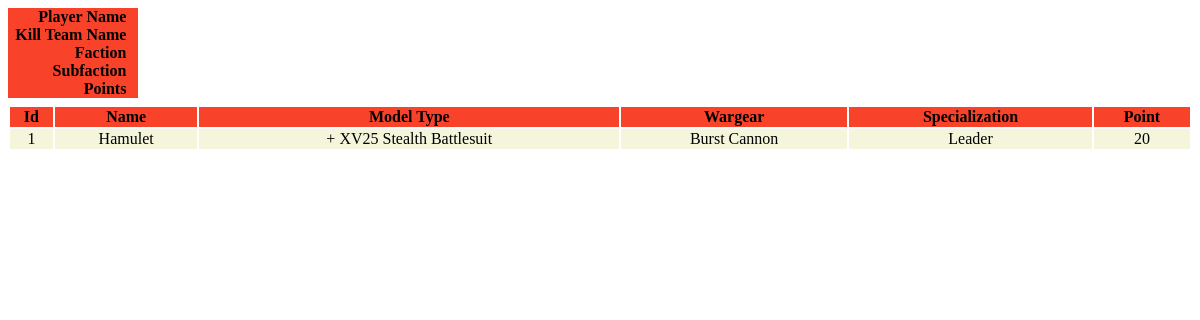
The page /report/1/roster on the database its author committed.
### armybuilder/models.py (models this page shows, shortened)
class RosterEntry(Base):
    __tablename__ = 'rosterentry'
    id = Column(Integer, primary_key=True)
    name = Column(Text)
    figure_id = Column(Integer, ForeignKey('figure.id'))
    figure = relationship('Figure', lazy='subquery')
    specialization_id = Column(Integer, ForeignKey('specialization.id'))
    specialization = relationship('Specialization', lazy='subquery')
    roster_id = Column(Integer, ForeignKey('roster.id'))
    roster = relationship('Roster')
    wargear = relationship(
        'Wargear',
        secondary=roster_entry_wargear_table,
        back_populates='roster_entries',
        lazy='subquery'
    )
    @property
    def points(self):
        wargear_points = sum([ w.points if w.points else 0 for w in self.wargear ]) if self.wargear else 0
        figure_points = self.figure.points if self.figure.points else 0
        return wargear_points + figure_points

class Figure(Base):
    __tablename__ = 'figure'
    id = Column(Integer, primary_key=True)
    figure_type = Column(Text)
    figure_name = Column(Text)
    points = Column(Integer)
    move = Column(Text)
    weapon_skill = Column(Integer)
    ballistic_skill = Column(Integer)
    strength = Column(Text)
    toughness = Column(Text)
    wounds = Column(Text)
    attacks = Column(Text)
    leadership = Column(Text)
    save = Column(Text)
    max_number = Column(Integer)
    factions = relationship(
        'Faction', secondary=figure_faction_table,
        back_populates='figures',
        lazy='subquery'
    )
    keywords = relationship(
        'Keyword',
        secondary=figure_keyword_table,
        back_populates='figures',
        lazy='subquery'
    )
    abilities = relationship(
        'Ability',
        secondary=figure_ability_table,
        back_populates='figures',
        lazy='subquery'
    )

class Wargear(Base):
    __tablename__ = 'wargear'
    id = Column(Integer, primary_key=True)
    name = Column(Text)
    profile = Column(Text)
    wargear_range = Column(Text)
    wargear_type = Column(Text)
    strength = Column(Text)
    ap = Column(Text)
    damage = Column(Text)
    points = Column(Integer)
    abilities = relationship(
        'Ability',
        secondary=wargear_ability_table,
        back_populates='wargear',
        lazy='subquery'
    )
    roster_entries = relationship(
        'RosterEntry',
        secondary=roster_entry_wargear_table,
        back_populates='wargear',
        lazy='subquery'
    )

class Specialization(Base):
    __tablename__ = 'specialization'
    id = Column(Integer, primary_key=True)
    name = Column(Text)
    tactic_id = Column(Integer, ForeignKey('tactic.id'))
    tactic = relationship('Tactic')
    passive = Column(Text)

### armybuilder/views.py (the view)
@app.route('/report/<int:roster_id>/<string:report_name>')
def report_view(roster_id, report_name):
    if 'report_view_memo' not in g:
        g.report_view_memo = {}
    if roster_id not in g.report_view_memo or report_name not in g.report_view_memo[roster_id]:
        with tempfile.TemporaryDirectory() as tmpdir:
            g.report_view_memo[roster_id] = generate_report(tmpdir, roster_id)
    return g.report_view_memo[roster_id][report_name]

### armybuilder/report.py (called while the page is built)
def render_report_template(template_name: str, context: Dict[str, Any]) -> str:
    with app.app_context():
        return render_template(
            template_name, **context
        )

### armybuilder/templates/report/cheatsheet.html.jinja (shortened to what this page needs)
{% extends "report/base.html.jinja" %}

### armybuilder/templates/report/base.html.jinja (shortened to what this page needs)
{% import "report/macros.html.jinja" as macros %}
<!DOCTYPE html>
<html xmlns="http://www.w3.org/1999/xhtml"
      xmlns:svg="http://www.w3.org/2000/svg"
      xmlns:vml="urn:schemas-microsoft-com:vml">
    <head>
    </head>
    <body>
    {% block content %}
    {% endblock %}
    </body>
</html>

### armybuilder/templates/report/macros.html.jinja (shortened to what this page needs)
{% macro roster_row(roster_entry) %}
    <tr>
        <td>{{ roster_entry.id }}</td>
        <td>{{ roster_entry.name }}</td>
        <td> {{ roster_entry.figure.name }} + {{ roster_entry.figure.figure_type }}</td>
        <td>
            {% for w in roster_entry.wargear %}
            {{ w.name }}
            {% endfor %}
        </td>
        {% if roster_entry.specialization %}
        <td>{{ roster_entry.specialization.name }}</td>
        {% else %}
        <td></td>
        {% endif %}
        <td>{{ roster_entry.points }}</td>
    </tr>
{% endmacro %}
{% macro roster_table_heading() %}
    <tr class="table-heading">
        <th> Id </th>
        <th> Name </th>
        <th> Model Type </th>
        <th> Wargear </th>
        <th> Specialization </th>
        <th> Point </th>
    </tr>
{% endmacro %}

### armybuilder/templates/report/datacards.html.jinja (shortened to what this page needs)
{% extends "report/base.html.jinja" %}

### armybuilder/templates/report/roster.html.jinja (shortened to what this page needs)
{% extends "report/base.html.jinja" %}
{% block content %}
<div class="roster-container">
<div class="kill-team-bio-container">
    <div class="bio-field-container">
        <div class="bio-label player-name">
            Player Name
        </div>
    </div>
    <div class="bio-field-container">
        <div class="bio-label kill-team-name">
            Kill Team Name
        </div>
    </div>
    <div class="bio-field-container">
        <div class="bio-label faction-name">
            Faction
        </div>
    </div>
    <div class="bio-field-container">
        <div class="bio-label sub-faction-name">
            Subfaction
        </div>
    </div>
    <div class="bio-field-container">
        <div class="bio-label points-name">
            Points
        </div>
    </div>
</div>
<table class="roster-table">
    {{ macros.roster_table_heading() }}
    {% for roster_entry in roster.entries %}
        {{ macros.roster_row(roster_entry) }}
    {% endfor %}
</table>
</div>
{% endblock %}

### rows shown on the page
RosterEntry: id "1", name "Hamulet", figure.figure_type "XV25 Stealth Battlesuit", specialization.name "Leader", points "20"
Wargear: name "Burst Cannon"
